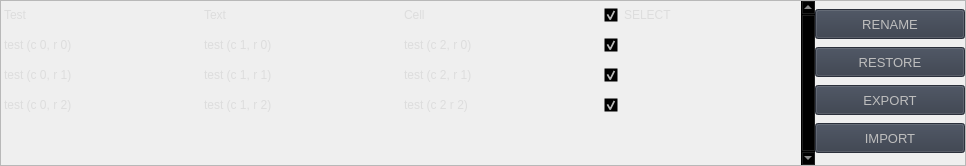
                        <widget class="QFrame" name="row_3">
                         <property name="minimumSize">
                          <size>
                           <width>0</width>
                           <height>150</height>
                          </size>
                         </property>
                         <property name="frameShape">
                          <enum>QFrame::StyledPanel</enum>
                         </property>
                         <property name="frameShadow">
                          <enum>QFrame::Raised</enum>
                         </property>
                         <layout class="QHBoxLayout" name="horizontalLayout_12">
                          <property name="spacing">
                           <number>0</number>
                          </property>
                          <property name="leftMargin">
                           <number>0</number>
                          </property>
                          <property name="topMargin">
                           <number>0</number>
                          </property>
                          <property name="rightMargin">
                           <number>0</number>
                          </property>
                          <property name="bottomMargin">
                           <number>0</number>
                          </property>
                          <item>
                           <widget class="QTableWidget" name="table_layout">
                            <property name="sizePolicy">
                             <sizepolicy hsizetype="Expanding" vsizetype="Expanding">
                              <horstretch>0</horstretch>
                              <verstretch>0</verstretch>
                             </sizepolicy>
                            </property>
                            <property name="palette">
                             <palette>
                              <active>
                               <colorrole role="WindowText">
                                <brush brushstyle="SolidPattern">
                                 <color alpha="255">
                                  <red>221</red>
                                  <green>221</green>
                                  <blue>221</blue>
                                 </color>
                                </brush>
                               </colorrole>
                               <colorrole role="Button">
                                <brush brushstyle="SolidPattern">
                                 <color alpha="0">
                                  <red>0</red>
                                  <green>0</green>
                                  <blue>0</blue>
                                 </color>
                                </brush>
                               </colorrole>
                               <colorrole role="Text">
                                <brush brushstyle="SolidPattern">
                                 <color alpha="255">
                                  <red>221</red>
                                  <green>221</green>
                                  <blue>221</blue>
                                 </color>
                                </brush>
                               </colorrole>
                               <colorrole role="ButtonText">
                                <brush brushstyle="SolidPattern">
                                 <color alpha="255">
                                  <red>221</red>
                                  <green>221</green>
                                  <blue>221</blue>
                                 </color>
                                </brush>
                               </colorrole>
                               <colorrole role="Base">
                                <brush brushstyle="NoBrush">
                                 <color alpha="255">
                                  <red>0</red>
                                  <green>0</green>
                                  <blue>0</blue>
                                 </color>
                                </brush>
                               </colorrole>
                               <colorrole role="Window">
                                <brush brushstyle="SolidPattern">
                                 <color alpha="0">
                                  <red>0</red>
                                  <green>0</green>
                                  <blue>0</blue>
                                 </color>
                                </brush>
                               </colorrole>
                              </active>
                              <inactive>
                               <colorrole role="WindowText">
                                <brush brushstyle="SolidPattern">
                                 <color alpha="255">
                                  <red>221</red>
                                  <green>221</green>
                                  <blue>221</blue>
                                 </color>
                                </brush>
                               </colorrole>
                               <colorrole role="Button">
                                <brush brushstyle="SolidPattern">
                                 <color alpha="0">
                                  <red>0</red>
                                  <green>0</green>
                                  <blue>0</blue>
                                 </color>
                                </brush>
                               </colorrole>
                               <colorrole role="Text">
                                <brush brushstyle="SolidPattern">
                                 <color alpha="255">
                                  <red>221</red>
                                  <green>221</green>
                                  <blue>221</blue>
                                 </color>
                                </brush>
                               </colorrole>
                               <colorrole role="ButtonText">
                                <brush brushstyle="SolidPattern">
                                 <color alpha="255">
                                  <red>221</red>
                                  <green>221</green>
                                  <blue>221</blue>
                                 </color>
                                </brush>
                               </colorrole>
                               <colorrole role="Base">
                                <brush brushstyle="NoBrush">
                                 <color alpha="255">
                                  <red>0</red>
                                  <green>0</green>
                                  <blue>0</blue>
                                 </color>
                                </brush>
                               </colorrole>
                               <colorrole role="Window">
                                <brush brushstyle="SolidPattern">
                                 <color alpha="0">
                                  <red>0</red>
                                  <green>0</green>
                                  <blue>0</blue>
                                 </color>
                                </brush>
                               </colorrole>
                              </inactive>
                              <disabled>
                               <colorrole role="WindowText">
                                <brush brushstyle="SolidPattern">
                                 <color alpha="255">
                                  <red>221</red>
                                  <green>221</green>
                                  <blue>221</blue>
                                 </color>
                                </brush>
                               </colorrole>
                               <colorrole role="Button">
                                <brush brushstyle="SolidPattern">
                                 <color alpha="0">
                                  <red>0</red>
                                  <green>0</green>
                                  <blue>0</blue>
                                 </color>
                                </brush>
                               </colorrole>
                               <colorrole role="Text">
                                <brush brushstyle="SolidPattern">
                                 <color alpha="255">
                                  <red>221</red>
                                  <green>221</green>
                                  <blue>221</blue>
                                 </color>
                                </brush>
                               </colorrole>
                               <colorrole role="ButtonText">
                                <brush brushstyle="SolidPattern">
                                 <color alpha="255">
                                  <red>221</red>
                                  <green>221</green>
                                  <blue>221</blue>
                                 </color>
                                </brush>
                               </colorrole>
                               <colorrole role="Base">
                                <brush brushstyle="NoBrush">
                                 <color alpha="255">
                                  <red>0</red>
                                  <green>0</green>
                                  <blue>0</blue>
                                 </color>
                                </brush>
                               </colorrole>
                               <colorrole role="Window">
                                <brush brushstyle="SolidPattern">
                                 <color alpha="0">
                                  <red>0</red>
                                  <green>0</green>
                                  <blue>0</blue>
                                 </color>
                                </brush>
                               </colorrole>
                              </disabled>
                             </palette>
                            </property>
                            <property name="frameShape">
                             <enum>QFrame::NoFrame</enum>
                            </property>
                            <property name="verticalScrollBarPolicy">
                             <enum>Qt::ScrollBarAlwaysOn</enum>
                            </property>
                            <property name="sizeAdjustPolicy">
                             <enum>QAbstractScrollArea::AdjustToContents</enum>
                            </property>
                            <property name="editTriggers">
                             <set>QAbstractItemView::NoEditTriggers</set>
                            </property>
                            <property name="selectionMode">
                             <enum>QAbstractItemView::NoSelection</enum>
                            </property>
                            <property name="selectionBehavior">
                             <enum>QAbstractItemView::SelectRows</enum>
                            </property>
                            <property name="showGrid">
                             <bool>true</bool>
                            </property>
                            <property name="gridStyle">
                             <enum>Qt::SolidLine</enum>
                            </property>
                            <property name="sortingEnabled">
                             <bool>true</bool>
                            </property>
                            <attribute name="horizontalHeaderVisible">
                             <bool>false</bool>
                            </attribute>
                            <attribute name="horizontalHeaderCascadingSectionResizes">
                             <bool>true</bool>
                            </attribute>
                            <attribute name="horizontalHeaderDefaultSectionSize">
                             <number>200</number>
                            </attribute>
                            <attribute name="horizontalHeaderStretchLastSection">
                             <bool>true</bool>
                            </attribute>
                            <attribute name="verticalHeaderVisible">
                             <bool>false</bool>
                            </attribute>
                            <attribute name="verticalHeaderCascadingSectionResizes">
                             <bool>false</bool>
                            </attribute>
                            <attribute name="verticalHeaderHighlightSections">
                             <bool>false</bool>
                            </attribute>
                            <attribute name="verticalHeaderStretchLastSection">
                             <bool>true</bool>
                            </attribute>
                            <row>
                             <property name="text">
                              <string>New Row</string>
                             </property>
                             <property name="font">
                              <font>
                               <family>Segoe UI</family>
                              </font>
                             </property>
                            </row>
                            <row>
                             <property name="text">
                              <string>New Row</string>
                             </property>
                            </row>
                            <row>
                             <property name="text">
                              <string>New Row</string>
                             </property>
                            </row>
                            <row>
                             <property name="text">
                              <string>New Row</string>
                             </property>
                            </row>
                            <row>
                             <property name="text">
                              <string>New Row</string>
                             </property>
                            </row>
                            <column>
                             <property name="text">
                              <string>0</string>
                             </property>
                            </column>
                            <column>
                             <property name="text">
                              <string>1</string>
                             </property>
                            </column>
                            <column>
                             <property name="text">
                              <string>2</string>
                             </property>
                            </column>
                            <column>
                             <property name="text">
                              <string>3</string>
                             </property>
                            </column>
                            <item row="0" column="0">
                             <property name="text">
                              <string>Test</string>
                             </property>
                            </item>
                            <item row="0" column="1">
                             <property name="text">
                              <string>Text</string>
                             </property>
                            </item>
                            <item row="0" column="2">
                             <property name="text">
                              <string>Cell</string>
                             </property>
                            </item>
                            <item row="0" column="3">
                             <property name="text">
                              <string>SELECT</string>
                             </property>
                             <property name="checkState">
                              <enum>Checked</enum>
                             </property>
                            </item>
                            <item row="1" column="0">
                             <property name="text">
                              <string>test (c 0, r 0)</string>
                             </property>
                            </item>
                            <item row="1" column="1">
                             <property name="text">
                              <string>test (c 1, r 0)</string>
                             </property>
                            </item>
                            <item row="1" column="2">
                             <property name="text">
                              <string>test (c 2, r 0)</string>
                             </property>
                            </item>
                            <item row="1" column="3">
                             <property name="text">
                              <string/>
                             </property>
                             <property name="checkState">
                              <enum>Checked</enum>
                             </property>
                            </item>
                            <item row="2" column="0">
                             <property name="text">
                              <string>test (c 0, r 1)</string>
                             </property>
                            </item>
                            <item row="2" column="1">
                             <property name="text">
                              <string>test (c 1, r 1)</string>
                             </property>
                            </item>
                            <item row="2" column="2">
                             <property name="text">
                              <string>test (c 2, r 1)</string>
                             </property>
                            </item>
                            <item row="2" column="3">
                             <property name="text">
                              <string/>
                             </property>
                             <property name="checkState">
                              <enum>Checked</enum>
                             </property>
                            </item>
                            <item row="3" column="0">
                             <property name="text">
                              <string>test (c 0, r 2)</string>
                             </property>
                            </item>
                            <item row="3" column="1">
                             <property name="text">
                              <string>test (c 1, r 2)</string>
                             </property>
                            </item>
                            <item row="3" column="2">
                             <property name="text">
                              <string>test (c 2 r 2)</string>
                             </property>
                            </item>
                            <item row="3" column="3">
                             <property name="text">
                              <string/>
                             </property>
                             <property name="checkState">
                              <enum>Checked</enum>
                             </property>
                            </item>
                           </widget>
                          </item>
                          <item>
                           <layout class="QVBoxLayout" name="optionBtns_layout">
                            <item>
                             <widget class="QPushButton" name="rename_btn">
                              <property name="enabled">
                               <bool>false</bool>
                              </property>
                              <property name="minimumSize">
                               <size>
                                <width>150</width>
                                <height>30</height>
                               </size>
                              </property>
                              <property name="font">
                               <font>
                                <family>Segoe UI</family>
                                <pointsize>10</pointsize>
                                <weight>50</weight>
                                <italic>false</italic>
                                <bold>false</bold>
                               </font>
                              </property>
                              <property name="cursor">
                               <cursorShape>PointingHandCursor</cursorShape>
                              </property>
                              <property name="toolTip">
                               <string>Delete all selected items</string>
                              </property>
                              <property name="styleSheet">
                               <string notr="true">background-color: rgb(52, 59, 72);</string>
                              </property>
                              <property name="text">
                               <string>RENAME</string>
                              </property>
                              <property name="icon">
                               <iconset>
                                <normaloff>../images/icons/delete sign.svg</normaloff>../images/icons/delete sign.svg</iconset>
                              </property>
                              <property name="iconSize">
                               <size>
                                <width>30</width>
                                <height>30</height>
                               </size>
                              </property>
                             </widget>
                            </item>
                            <item>
                             <widget class="QPushButton" name="restore_btn">
                              <property name="enabled">
                               <bool>false</bool>
                              </property>
                              <property name="minimumSize">
                               <size>
                                <width>150</width>
                                <height>30</height>
                               </size>
                              </property>
                              <property name="font">
                               <font>
                                <family>Segoe UI</family>
                                <pointsize>10</pointsize>
                                <weight>50</weight>
                                <italic>false</italic>
                                <bold>false</bold>
                               </font>
                              </property>
                              <property name="cursor">
                               <cursorShape>PointingHandCursor</cursorShape>
                              </property>
                              <property name="toolTip">
                               <string>Restore last deleted process</string>
                              </property>
                              <property name="styleSheet">
                               <string notr="true">background-color: rgb(52, 59, 72);</string>
                              </property>
                              <property name="text">
                               <string>RESTORE</string>
                              </property>
                              <property name="icon">
                               <iconset>
                                <normaloff>../images/icons/restore file.svg</normaloff>../images/icons/restore file.svg</iconset>
                              </property>
                              <property name="iconSize">
                               <size>
                                <width>30</width>
                                <height>30</height>
                               </size>
                              </property>
                             </widget>
                            </item>
                            <item>
                             <widget class="QPushButton" name="export_btn">
                              <property name="enabled">
                               <bool>false</bool>
                              </property>
                              <property name="minimumSize">
                               <size>
                                <width>150</width>
                                <height>30</height>
                               </size>
                              </property>
                              <property name="font">
                               <font>
                                <family>Segoe UI</family>
                                <pointsize>10</pointsize>
                                <weight>50</weight>
                                <italic>false</italic>
                                <bold>false</bold>
                               </font>
                              </property>
                              <property name="cursor">
                               <cursorShape>PointingHandCursor</cursorShape>
                              </property>
                              <property name="toolTip">
                               <string>Store current lookup</string>
                              </property>
                              <property name="styleSheet">
                               <string notr="true">background-color: rgb(52, 59, 72);</string>
                              </property>
                              <property name="text">
                               <string>EXPORT</string>
                              </property>
                              <property name="icon">
                               <iconset>
                                <normaloff>../images/icons/file download.svg</normaloff>../images/icons/file download.svg</iconset>
                              </property>
                              <property name="iconSize">
                               <size>
                                <width>30</width>
                                <height>30</height>
                               </size>
                              </property>
                             </widget>
                            </item>
                            <item>
                             <widget class="QPushButton" name="import_btn">
                              <property name="enabled">
                               <bool>false</bool>
                              </property>
                              <property name="minimumSize">
                               <size>
                                <width>150</width>
                                <height>30</height>
                               </size>
                              </property>
                              <property name="font">
                               <font>
                                <family>Segoe UI</family>
                                <pointsize>10</pointsize>
                                <weight>50</weight>
                                <italic>false</italic>
                                <bold>false</bold>
                               </font>
                              </property>
                              <property name="cursor">
                               <cursorShape>PointingHandCursor</cursorShape>
                              </property>
                              <property name="toolTip">
                               <string>Load previous lookup</string>
                              </property>
                              <property name="styleSheet">
                               <string notr="true">background-color: rgb(52, 59, 72);</string>
                              </property>
                              <property name="text">
                               <string>IMPORT</string>
                              </property>
                              <property name="icon">
                               <iconset>
                                <normaloff>../images/icons/file upload.svg</normaloff>../images/icons/file upload.svg</iconset>
                              </property>
                              <property name="iconSize">
                               <size>
                                <width>30</width>
                                <height>30</height>
                               </size>
                              </property>
                             </widget>
                            </item>
                           </layout>
                          </item>
                         </layout>
                        </widget>
